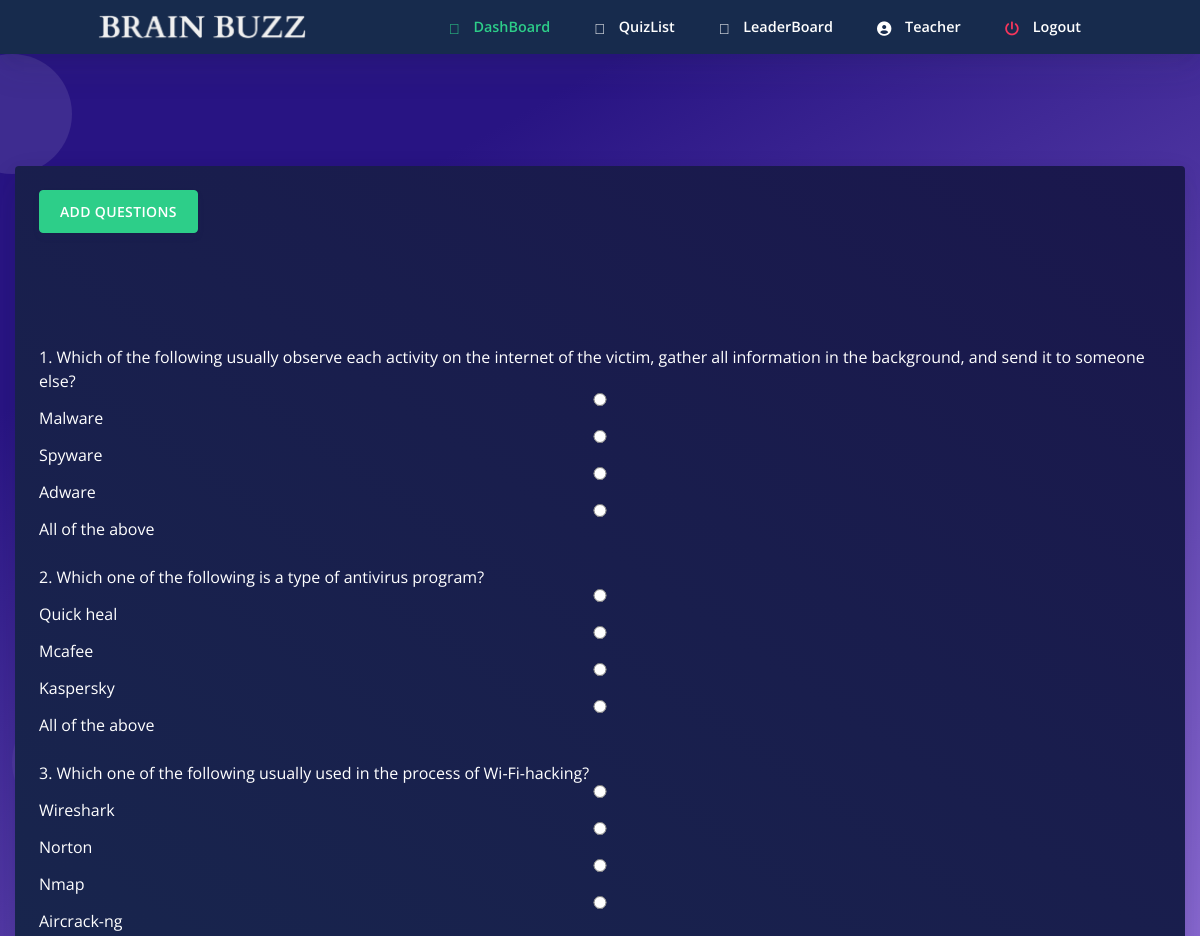
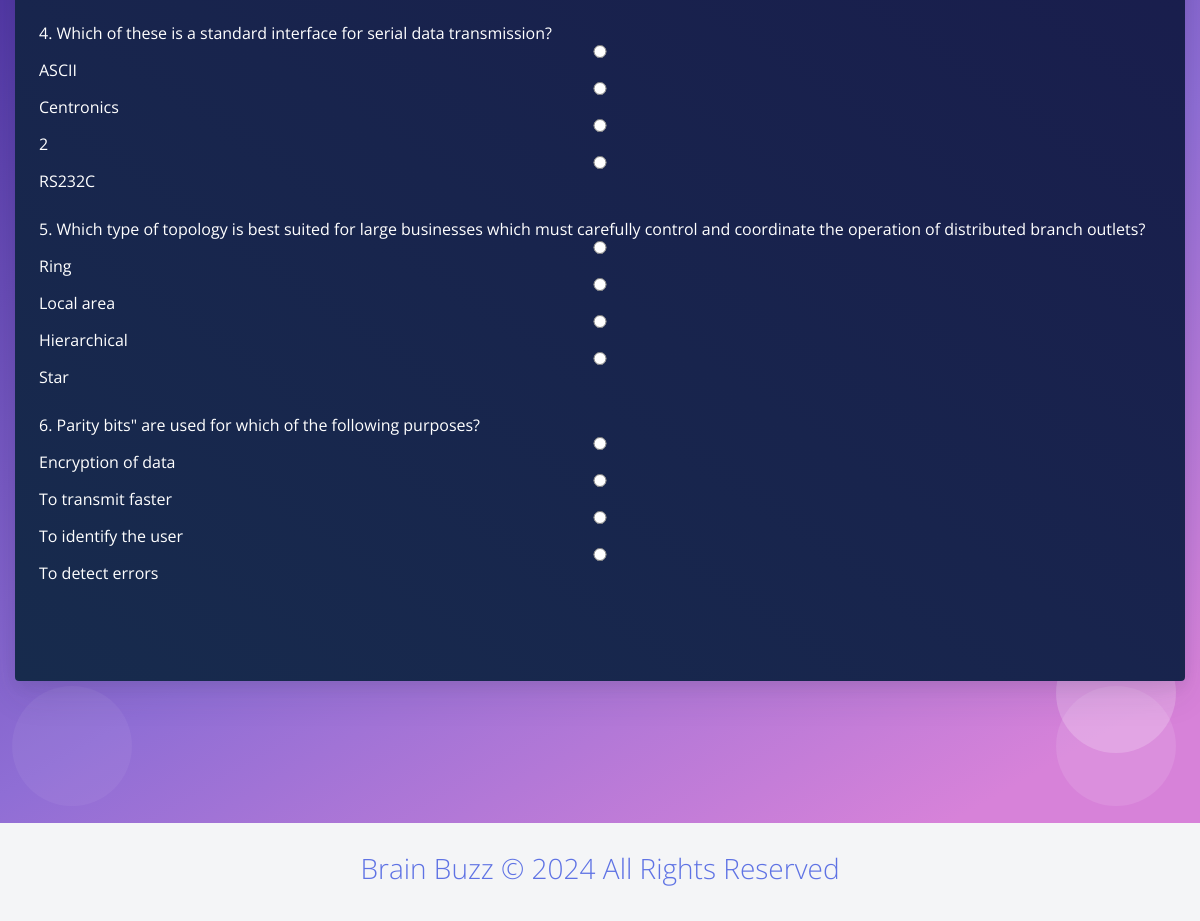
The page /viewq.php?qid=29 (signed in) on the database its author committed (2 pictures, top to bottom).
### tables this page shows
CREATE TABLE `staff` (
  `staffid` varchar(10) NOT NULL,
  `name` varchar(20) NOT NULL,
  `mail` varchar(30) NOT NULL,
  `phno` varchar(10) NOT NULL,
  `gender` varchar(1) NOT NULL,
  `DOB` varchar(10) NOT NULL,
  `pw` varchar(200) NOT NULL,
  `dept` varchar(3) DEFAULT NULL
);

CREATE TABLE `questions` (
  `qs` varchar(200) NOT NULL,
  `op1` varchar(30) NOT NULL,
  `op2` varchar(30) NOT NULL,
  `op3` varchar(30) NOT NULL,
  `answer` varchar(30) NOT NULL,
  `quizid` int(11) NOT NULL,
  `question_id` int(20) NOT NULL
);

### viewq.php (the view, shortened to what this page needs)
<html>
<?php require ("header.php");?>
<?php
require_once 'sql.php';
                $conn = mysqli_connect($host, $user, $ps, $project);if (!$conn) {
    echo "<script>alert(\"Database error retry after some time !\")</script>";
}
?>
<?php
        $staffid = $_SESSION["staffid"];
    $sql = "select * from staff where staffid='{$staffid}'";
    $res =   mysqli_query($conn, $sql);
    if ($res == true) {
        while ($row = mysqli_fetch_array($res)) {
            $dbname = $row['name'];
        }
    }
?>
 <body class="bg-white" id="top">
    <nav
      id="navbar-main"
      class="
        navbar navbar-main navbar-expand-lg
        bg-default
        navbar-light
        position-sticky
        top-0
        shadow
        py-0
      "
    >
      <div class="container">
        <ul class="navbar-nav navbar-nav-hover align-items-lg-center">
          <li class="nav-item dropdown">
            <a href="index.php" class="navbar-brand mr-lg-5 text-white">
                               <img src="assets/img/navbar.png" />
            </a>
          </li>
        </ul>
        <div class="navbar-collapse collapse bg-default" id="navbar_global">
          <ul class="navbar-nav align-items-lg-center ml-auto">
				 <li class="nav-item">
              <a href="homestaff.php" class="nav-link">
                <span class="text-success nav-link-inner--text font-weight-bold"
                  ><i class="text-success fad fa-home"></i> DashBoard</span
                >
              </a>
            </li>
			 <li class="nav-item">
              <a href="quizlist.php" class="nav-link">
                <span class="text-white nav-link-inner--text font-weight-bold"
                  ><i class="text-white fad fa-poll"></i> QuizList</span
                >
              </a>
            </li>
			 <li class="nav-item">
              <a href="staffleaderboard.php" class="nav-link">
                <span class="text-white nav-link-inner--text font-weight-bold"
                  ><i class="text-white fad fa-award"></i> LeaderBoard</span
                >
              </a>
            </li>
			 <li class="nav-item">
              <a href="staffprofile.php" class="nav-link">
                <span class="text-white nav-link-inner--text font-weight-bold"
                  ><i class="text-white fas fa-user-circle"></i> <?php echo $dbname ?></span
                >
              </a>
            </li>
		   <li class="nav-item">
              <a href="logout.php" class="nav-link">
                <span class="text-white nav-link-inner--text font-weight-bold"
                  ><i class="text-danger fas fa-power-off"></i> Logout</span
                >
              </a>
            </li>
          </ul>
        </div>
      </div>
    </nav>
  <section class="section section-shaped section-lg">
    <div class="shape shape-style-1 shape-primary">
      <span></span>
      <span></span>
      <span></span>
      <span></span>
      <span></span>
      <span></span>
      <span></span>
      <span></span>
      <span></span>
      <span></span>
    </div>
<div class="container-fluid">
<div class="row">
            <div class="col-sm-12 mb-3">
              <div class="card card-body bg-gradient-default text-white mt-3">
        <?php
        if(isset($_GET["qid"])){
        $qid=$_GET["qid"];
            $sql ="select * from questions where quizid='{$qid}'";
            $res=mysqli_query($conn,$sql);
            if($res)
            {
                if(mysqli_num_rows($res)==0)
                {
                    echo "No questions found under this quiz please come later";
                    echo "<form method=\"POST\">";
                echo "<input id=\"btn\" type=\"submit\" name=\"submit\" value=\"Add Questions\" class=\" btn btn-success \"><br><br><br>";
                }else{
                $i=1;
                $j=0;
                echo "<form method=\"POST\">";
                echo "<input id=\"btn\" type=\"submit\" name=\"submit\" value=\"Add Questions\" class=\" btn btn-success \"><br><br><br>";
                echo "</form><br><br>";
                while ($row = mysqli_fetch_assoc($res)) {
                    echo $i.". ".$row["qs"]."<br>";
                    echo "<input type=\"radio\" value=\"".$j."\" name=\"ans".$i.$j."\">".$row["op1"]."<br>";
                    echo "<input type=\"radio\" value=\"".($j+1)."\" name=\"ans".$i.$j."\">".$row["op2"]."<br>";
                    echo "<input type=\"radio\" value=\"".($j+2)."\"name=\"ans".$i.$j."\">".$row["op3"]."<br>";
                    echo "<input type=\"radio\"value=\"".($j+3)."\" name=\"ans".$i.$j."\">".$row["answer"]."<br><br>";
                    $i++;
                }
                echo "</form><br><br>";
            }
            }
            else
            {
                echo "error".mysqli_error($conn).".";
            }
     } ?>
                  </div>
                </div>
              </div>
 </div>
 </section>
    <?php require("footer.php");?>
</body>
</html>

### rows shown on the page
staff: name "Teacher"
questions: qs "Which of the following usually observe each activity on the internet of the victim, gather all information in the background, and send it to someone else?", op1 "Malware", op2 "Spyware", op3 "Adware", answer "All of the above"
questions: qs "Which one of the following is a type of antivirus program?", op1 "Quick heal", op2 "Mcafee", op3 "Kaspersky", answer "All of the above"
questions: qs "Which one of the following usually used in the process of Wi-Fi-hacking?", op1 "Wireshark", op2 "Norton", op3 "Nmap", answer "Aircrack-ng"
questions: qs "Which of these is a standard interface for serial data transmission?", op1 "ASCII", op2 "Centronics", op3 "2", answer "RS232C"
questions: qs "Which type of topology is best suited for large businesses which must carefully control and coordinate the operation of distributed branch outlets?", op1 "Ring", op2 "Local area", op3 "Hierarchical", answer "Star"
questions: qs "Parity bits\" are used for which of the following purposes?", op1 "Encryption of data", op2 "To transmit faster", op3 "To identify the user", answer "To detect errors"
